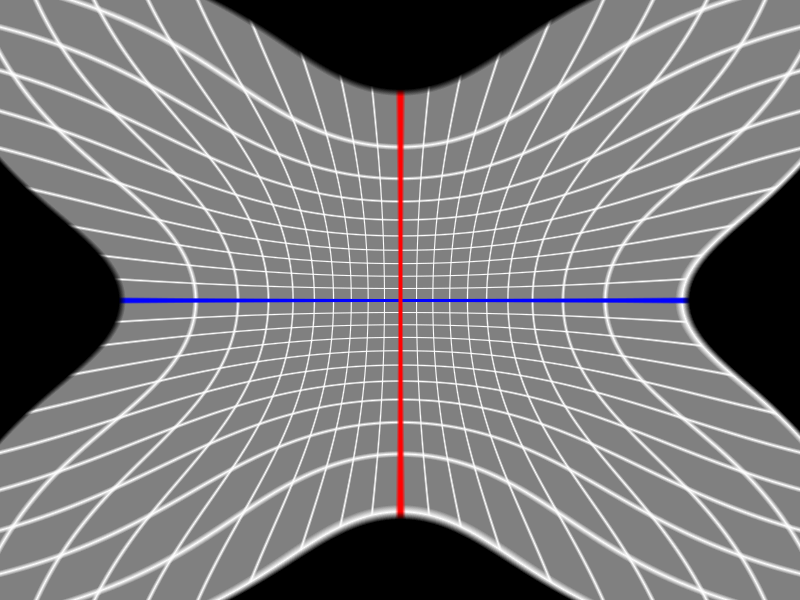
#> input picture charuco_detect/fisheye_generated_01.png, 800 x 600 px, given in place of 1 ! videoconvert ! appsink drop=1 max-buffers=1, which was not available
$ python dense_stereo.py   (older library calls are emulated)
#> lines starting #> are read from the running program, lines starting #| are printed output that depends on the picture; after the words box and inside, x2 and y2 are one past the last pixel; in counts of white or black regions, pixels touching at a corner belong together; pictures that were not available may be replaced by others from this repository, and a replacement may not be noted
#> in main, frame1 is the input picture: shape (600, 800, 3); mean B, G, R 122.2, 121.1, 122.2
import cv2
import numpy as np
import matplotlib.pyplot as plt

# Camera calibration parameters from your setup
R = np.eye(3)
t = [0.116, 0, 0]

cam_mat = np.array([[297.80062345, 0., 685.72493754],
                   [0., 298.63865273, 451.61133244],
                   [0., 0., 1.]])

dist_coeffs = np.array([[-0.20148179, 0.03270111, 0., 0., -0.00211291]])

class DenseDepthEstimator:
    def __init__(self):
        # Camera parameters
        self.K1 = cam_mat
        self.K2 = cam_mat
        self.dist1 = dist_coeffs
        self.dist2 = dist_coeffs
        self.R = R
        self.T = np.array(t).reshape((3, 1))

        # Baseline (distance between cameras in meters)
        self.baseline = np.linalg.norm(self.T)

        # Image size (will be updated from actual frames)
        self.img_size = (1280, 960)

        # Stereo rectification maps (computed once)
        self.map1x, self.map1y, self.map2x, self.map2y = None, None, None, None
        self.Q = None  # Disparity-to-depth mapping matrix
        self.roi1, self.roi2 = None, None

        # Initialize stereo matchers
        self.init_stereo_matchers()

        # Compute rectification maps
        self.compute_rectification_maps()

    def init_stereo_matchers(self):
        """Initialize different stereo matching algorithms"""
        # StereoBM - Fast but less accurate
        self.stereo_bm = cv2.StereoBM_create(numDisparities=16*5, blockSize=15)

        # StereoSGBM - Slower but more accurate
        window_size = 3
        min_disp = 0
        num_disp = 16*5  # Must be divisible by 16

        self.stereo_sgbm = cv2.StereoSGBM_create(
            minDisparity=min_disp,
            numDisparities=num_disp,
            blockSize=window_size,
            P1=8*3*window_size**2,
            P2=32*3*window_size**2,
            disp12MaxDiff=1,
            uniquenessRatio=10,
            speckleWindowSize=100,
            speckleRange=32,
            preFilterCap=63,
            mode=cv2.STEREO_SGBM_MODE_SGBM_3WAY
        )

        # Try to initialize WLS Filter (requires opencv-contrib-python)
        self.has_wls = False
        try:
            self.wls_filter = cv2.ximgproc.createDisparityWLSFilter(matcher_left=self.stereo_sgbm)
            self.stereo_sgbm_right = cv2.ximgproc.createRightMatcher(self.stereo_sgbm)

            # WLS Filter parameters
            self.wls_filter.setLambda(80000)
            self.wls_filter.setSigmaColor(1.2)
            self.has_wls = True
            print("WLS filtering available")
        except AttributeError:
            print("WLS filtering not available (opencv-contrib-python not installed)")
            self.wls_filter = None
            self.stereo_sgbm_right = None

        # Current matcher selection
        self.current_matcher = 'sgbm'  # 'bm', 'sgbm', 'wls' (if available)

    def compute_rectification_maps(self):
        """Compute stereo rectification maps"""
        # Stereo rectification
        R1, R2, P1, P2, Q, roi1, roi2 = cv2.stereoRectify(
            self.K1, self.dist1,
            self.K2, self.dist2,
            self.img_size,
            self.R, self.T,
            flags=cv2.CALIB_ZERO_DISPARITY,
            alpha=0.9
        )

        # Compute rectification maps
        self.map1x, self.map1y = cv2.initUndistortRectifyMap(
            self.K1, self.dist1, R1, P1, self.img_size, cv2.CV_32FC1
        )
        self.map2x, self.map2y = cv2.initUndistortRectifyMap(
            self.K2, self.dist2, R2, P2, self.img_size, cv2.CV_32FC1
        )

        self.Q = Q
        self.roi1 = roi1
        self.roi2 = roi2

        print("Rectification maps computed successfully")
        print(f"ROI1: {roi1}, ROI2: {roi2}")

    def rectify_images(self, img1, img2):
        """Rectify stereo image pair"""
        # Apply rectification
        img1_rect = cv2.remap(img1, self.map1x, self.map1y, cv2.INTER_LINEAR)
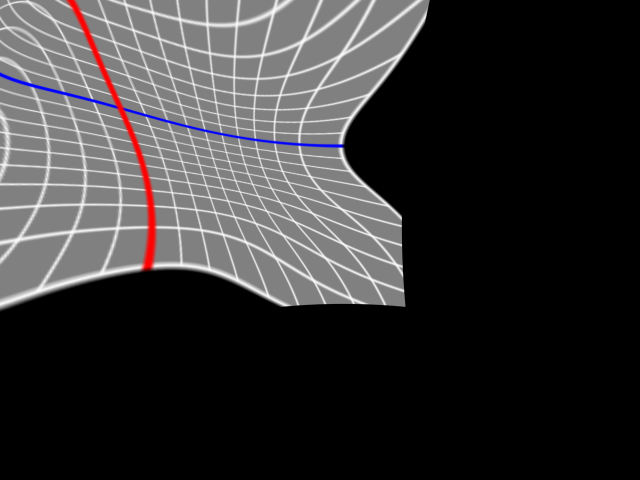
#> img1_rect: shape (960, 1280, 3) (shown at 1/2 size); mean B, G, R 52.9, 52.1, 53.6
        img2_rect = cv2.remap(img2, self.map2x, self.map2y, cv2.INTER_LINEAR)

        return img1_rect, img2_rect

    def compute_disparity(self, img1_rect, img2_rect):
        """Compute disparity map using selected stereo matcher"""
        # Convert to grayscale
        if len(img1_rect.shape) == 3:
            gray1 = cv2.cvtColor(img1_rect, cv2.COLOR_BGR2GRAY)
            gray2 = cv2.cvtColor(img2_rect, cv2.COLOR_BGR2GRAY)
        else:
            gray1, gray2 = img1_rect, img2_rect

        if self.current_matcher == 'bm':
            # StereoBM
            disparity = self.stereo_bm.compute(gray1, gray2)
        elif self.current_matcher == 'sgbm':
            # StereoSGBM
            disparity = self.stereo_sgbm.compute(gray1, gray2)
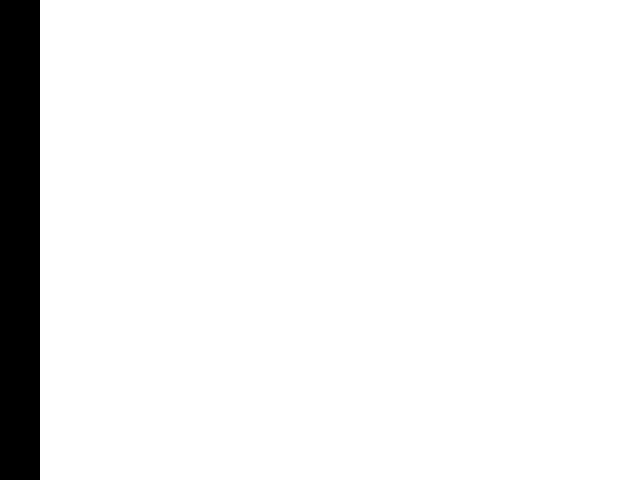
#> disparity: shape (960, 1280) int16 (shown at 1/2 size); values -16 (black) and 0 (white), 93.8% white; 1 black region, box (x1, y1, x2, y2) and area: (0, 0, 80, 960) 76800
        elif self.current_matcher == 'wls' and self.has_wls:
            # SGBM with WLS post-filtering
            disp_left = self.stereo_sgbm.compute(gray1, gray2)
            disp_right = self.stereo_sgbm_right.compute(gray2, gray1)
            disparity = self.wls_filter.filter(disp_left, gray1, None, disp_right)
        else:
            # Fallback to SGBM if WLS not available
            disparity = self.stereo_sgbm.compute(gray1, gray2)

        # Convert to float and normalize
        disparity = disparity.astype(np.float32) / 16.0

        return disparity

    def disparity_to_depth(self, disparity):
        """Convert disparity map to depth map"""
        # Avoid division by zero
        mask = disparity > 0
#> mask: shape (960, 1280) bool; every value is 0
        depth = np.zeros_like(disparity)

        # Use the Q matrix for accurate depth computation
        # Depth = (focal_length * baseline) / disparity
        focal_length = self.Q[2, 3]  # -P2[0,0] from Q matrix
        depth[mask] = -focal_length / disparity[mask]
#> depth: shape (960, 1280) float32; every value is 0

        return depth, mask

    def filter_depth(self, depth, mask, min_depth=0.1, max_depth=10.0):
        """Filter depth values to reasonable range"""
        valid_mask = mask & (depth > min_depth) & (depth < max_depth)
        filtered_depth = depth.copy()
        filtered_depth[~valid_mask] = 0

        return filtered_depth, valid_mask

    def create_colored_depth_map(self, depth, mask):
        """Create a colored visualization of the depth map"""
        # Normalize depth for visualization
        valid_depth = depth[mask]
#> valid_depth = empty array
        if len(valid_depth) == 0:
            return np.zeros((depth.shape[0], depth.shape[1], 3), dtype=np.uint8)

        depth_norm = np.zeros_like(depth)
        min_depth, max_depth = valid_depth.min(), valid_depth.max()

        if max_depth > min_depth:
            depth_norm[mask] = (depth[mask] - min_depth) / (max_depth - min_depth)

        # Apply colormap
        colored_depth = cv2.applyColorMap(
            (depth_norm * 255).astype(np.uint8),
            cv2.COLORMAP_JET
        )

        # Set invalid regions to black
        colored_depth[~mask] = [0, 0, 0]

        return colored_depth

    def switch_matcher(self):
        """Switch between different stereo matchers"""
        if self.has_wls:
            matchers = ['bm', 'sgbm', 'wls']
        else:
            matchers = ['bm', 'sgbm']

        current_idx = matchers.index(self.current_matcher) if self.current_matcher in matchers else 0
        self.current_matcher = matchers[(current_idx + 1) % len(matchers)]
        print(f"Switched to {self.current_matcher.upper()} matcher")

def main():
    # GStreamer pipelines for your cameras
    pipeline_cam0 = (
        "libcamerasrc camera-name=/base/axi/pcie@1000120000/rp1/i2c@88000/ov5647@36 ! "
        "video/x-raw,format=BGR,width=1280,height=960,framerate=30/1 ! "
        "videoconvert ! appsink drop=1 max-buffers=1"
    )

    pipeline_cam1 = (
        "libcamerasrc camera-name=/base/axi/pcie@1000120000/rp1/i2c@80000/ov5647@36 ! "
        "video/x-raw,format=BGR,width=1280,height=960,framerate=30/1 ! "
        "videoconvert ! appsink drop=1 max-buffers=1"
    )

    cap1 = cv2.VideoCapture(pipeline_cam0, cv2.CAP_GSTREAMER)
    cap2 = cv2.VideoCapture(pipeline_cam1, cv2.CAP_GSTREAMER)

    if not cap1.isOpened() or not cap2.isOpened():
        print("Error: Could not open cameras")
        return

    # Initialize dense depth estimator
    depth_estimator = DenseDepthEstimator()

    print("Controls:")
    print("'q' - Quit")
    print("'s' - Save depth map")
    print("'m' - Switch matcher (BM/SGBM" + ("/WLS" if depth_estimator.has_wls else "") + ")")
    print("'r' - Show rectified images")
    print("'d' - Show disparity map")
    print("'c' - Show colored depth map")

    show_rectified = False
    show_disparity = True
    show_colored = True

    while True:
        # Capture frames
        ret1, frame1 = cap1.read()
        ret2, frame2 = cap2.read()

        if not ret1 or not ret2:
            print("Error: Could not read frames")
            break

        # Rectify images
        img1_rect, img2_rect = depth_estimator.rectify_images(frame1, frame2)

        # Compute disparity
        disparity = depth_estimator.compute_disparity(img1_rect, img2_rect)

        # Convert to depth
        depth, mask = depth_estimator.disparity_to_depth(disparity)

        # Filter depth
        depth_filtered, valid_mask = depth_estimator.filter_depth(depth, mask)

        # Create visualizations
        if show_colored:
            colored_depth = depth_estimator.create_colored_depth_map(depth_filtered, valid_mask)
#> colored_depth: shape (960, 1280, 3); every value is 0
            cv2.imshow('Colored Depth Map', colored_depth)

        if show_disparity:
            # Normalize disparity for display
            disp_vis = cv2.normalize(disparity, None, 0, 255, cv2.NORM_MINMAX, cv2.CV_8U)
            cv2.imshow('Disparity Map', disp_vis)

        if show_rectified:
            # Show rectified images side by side
            rectified_pair = np.hstack([img1_rect, img2_rect])
            # Add horizontal lines to show rectification
            h, w = rectified_pair.shape[:2]
            for i in range(0, h, 50):
                cv2.line(rectified_pair, (0, i), (w, i), (0, 255, 0), 1)
            cv2.imshow('Rectified Stereo Pair', rectified_pair)

        # Show original images
        original_pair = np.hstack([frame1, frame2])
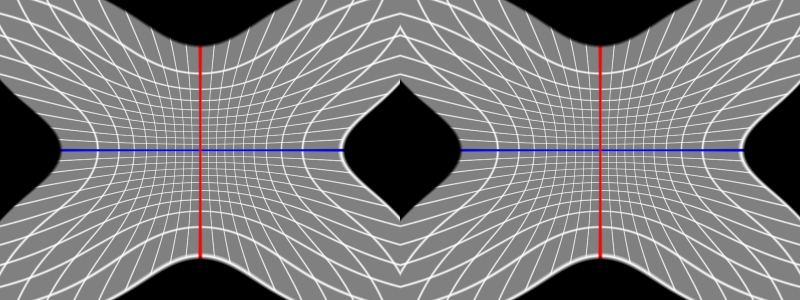
#> original_pair: shape (600, 1600, 3) (shown at 1/2 size); mean B, G, R 122.2, 121.1, 122.2
        cv2.imshow('Original Stereo Pair', original_pair)

        # Display statistics
        valid_pixels = np.sum(valid_mask)
#> valid_pixels = 0
        total_pixels = depth.shape[0] * depth.shape[1]
#> total_pixels = 1228800
        if valid_pixels > 0:
            avg_depth = np.mean(depth_filtered[valid_mask])
            min_depth = np.min(depth_filtered[valid_mask])
            max_depth = np.max(depth_filtered[valid_mask])
            coverage = (valid_pixels / total_pixels) * 100

            print(f"Matcher: {depth_estimator.current_matcher.upper()} | "
                  f"Coverage: {coverage:.1f}% | "
                  f"Depth: {min_depth:.2f}-{max_depth:.2f}m (avg: {avg_depth:.2f}m)")

        # Handle keyboard input
        key = cv2.waitKey(1) & 0xFF
#> (key q is pressed here)
        if key == ord('q'):
            break
        elif key == ord('s'):
            # Save depth map and related data
            timestamp = cv2.getTickCount()
            cv2.imwrite(f'depth_map_{timestamp}.png', (depth_filtered * 1000).astype(np.uint16))
            cv2.imwrite(f'colored_depth_{timestamp}.png', colored_depth)
            cv2.imwrite(f'disparity_{timestamp}.png', disp_vis)
            np.save(f'depth_array_{timestamp}.npy', depth_filtered)
            print(f"Saved depth data with timestamp {timestamp}")
        elif key == ord('m'):
            depth_estimator.switch_matcher()
        elif key == ord('r'):
            show_rectified = not show_rectified
            if not show_rectified:
                cv2.destroyWindow('Rectified Stereo Pair')
        elif key == ord('d'):
            show_disparity = not show_disparity
            if not show_disparity:
                cv2.destroyWindow('Disparity Map')
        elif key == ord('c'):
            show_colored = not show_colored
            if not show_colored:
                cv2.destroyWindow('Colored Depth Map')

    # Cleanup
    cap1.release()
    cap2.release()
    cv2.destroyAllWindows()

if __name__ == "__main__":
    main()

$ run again, on charuco_detect/fisheye_generated_02.png
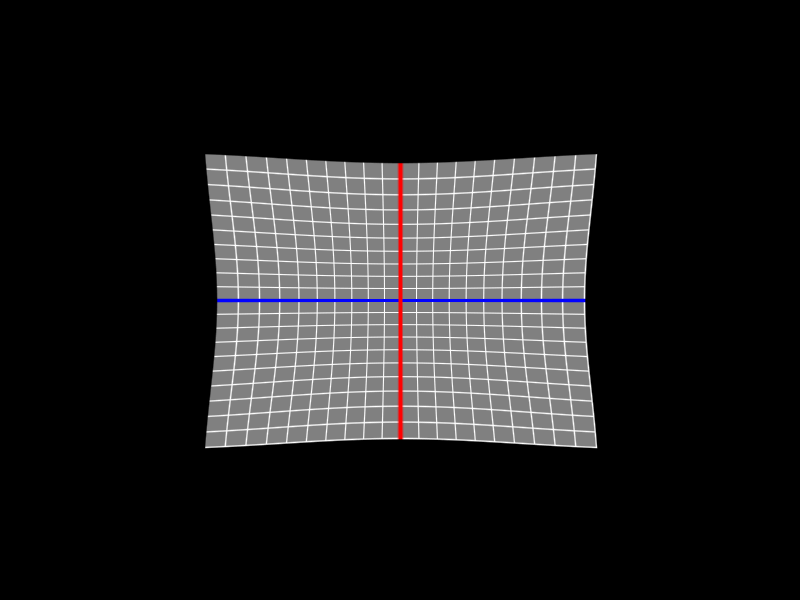
#> input picture charuco_detect/fisheye_generated_02.png, 800 x 600 px, given in place of 1 ! videoconvert ! appsink drop=1 max-buffers=1, which was not available
#> in main, frame1 is the input picture: shape (600, 800, 3); mean B, G, R 32.4, 31.7, 32.4
#> in rectify_images, `img1_rect = cv2.remap(img1, self.map1x, self.map1y, cv2.INTER_LINEAR)`:
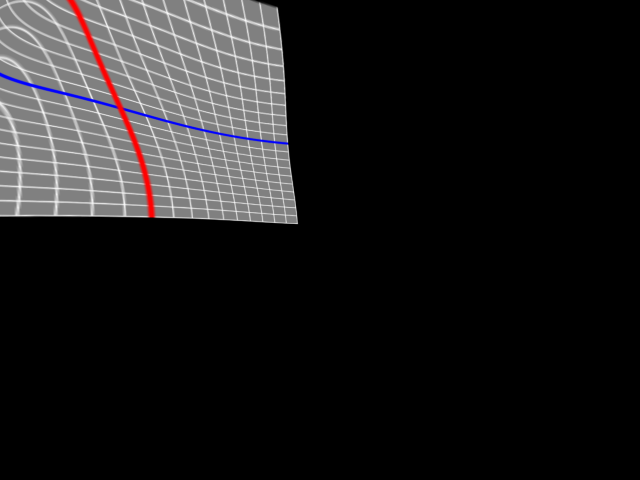
#> img1_rect: shape (960, 1280, 3) (shown at 1/2 size); mean B, G, R 29.3, 28.7, 29.7
#> mask: shape (960, 1280) bool; every value is 0
#> depth: shape (960, 1280) float32; every value is 0
#> valid_depth = empty array
#> colored_depth: shape (960, 1280, 3); every value is 0
#> disp_vis: shape (960, 1280); 93.8% white; 1 black region, box (x1, y1, x2, y2) and area: (0, 0, 80, 960) 76800
#> in main, `original_pair = np.hstack([frame1, frame2])`:
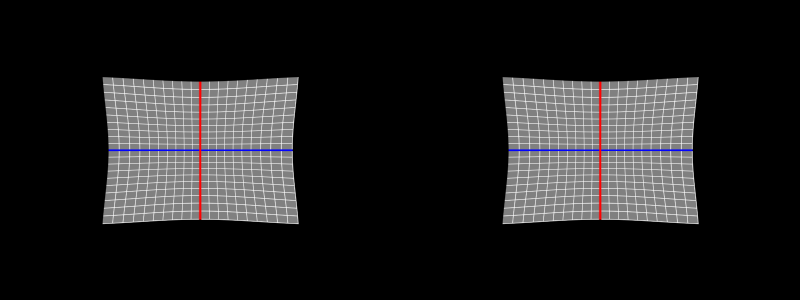
#> original_pair: shape (600, 1600, 3) (shown at 1/2 size); mean B, G, R 32.4, 31.7, 32.4
#> valid_pixels = 0
